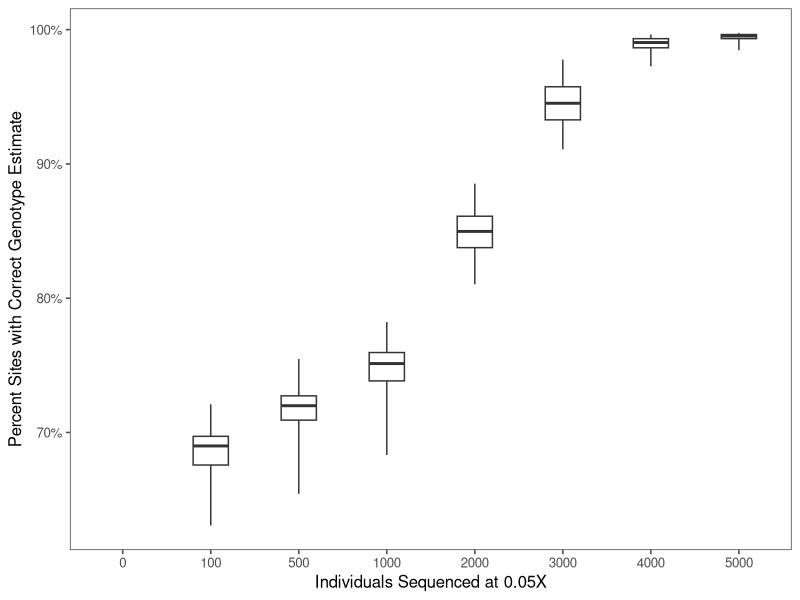

Reproduce this figure in R.
#!/usr/bin/env R

if(! require(ggplot2)) {
  install.packages("ggplot2")
  library(ggplot2)
}

if(! require(data.table)) {
  install.packages("data.table")
  library(data.table)
}

if(! require(foreach)) {
  install.packages("foreach")
  library(foreach)
}


if(! require(ggthemes)) {
  install.packages("ggthemes")
  library(ggthemes)
}

quantiles_95 <- function(x) {
  r <- quantile(x, probs=c(0.025, 0.25, 0.5, 0.75, 0.975))
  names(r) <- c("ymin", "lower", "middle", "upper", "ymax")
  r
}


# load in each accuracy table

mainstring <- "hybrid_swarm_32"
# generations <- c("F1", "F2", "F5", "F50")
generations <- c("F5")

#population_sizes <- seq(100,1000,100)
population_sizes <- c(100, 500, 1000, 2000, 3000, 4000, 5000)

# o <- foreach(filename = Sys.glob("./*/accuracy.RDS"), .combine="rbind") %do% {
#   readRDS(filename)
# }
# fwrite(o, file="STITCH_accuracies_summary.tab", quote=FALSE, row.names=FALSE, col.names=TRUE, sep="\t")

o <- fread("STITCH_accuracies_summary.tab")
o[, N := as.numeric(as.character(N))]

# subset for plotting; exclude N=200-400 and 600-900
o <- o[N %in% c(100,500,1000,2000,3000,4000,5000)]


o[, N_label := factor(N, levels=c(0,100,500,1000,2000,3000,4000,5000))]

o.labels <- o[,list("medianAcc"=median(percent_correct), top95=quantile(percent_correct, 0.975)), by=list(N_label)]
o.labels[,val := paste(round(100*medianAcc,1), "%", sep="")]


g <- ggplot(o, mapping=aes(x=N_label, y=percent_correct)) +
  labs(x="Individuals Sequenced at 0.05X", y="Percent Sites with Correct Genotype Estimate") +
  theme_few(12) +
  stat_summary(fun.data = quantiles_95, geom="boxplot", width=0.4) +
  scale_x_discrete(drop=FALSE) +
  scale_y_continuous(breaks=c(0.6, 0.7, 0.8, 0.9, 1.0), labels=c("60%", "70%", "80%", "90%", "100%"))
 # geom_text(data=o.labels, aes(x=N_label, y=medianAcc, label=val), size=3, position=position_nudge(x = -0.49, y = 0)) 


  
ggsave(g, file="STITCH_accuracy.svg", width=10,height=10, units="cm")